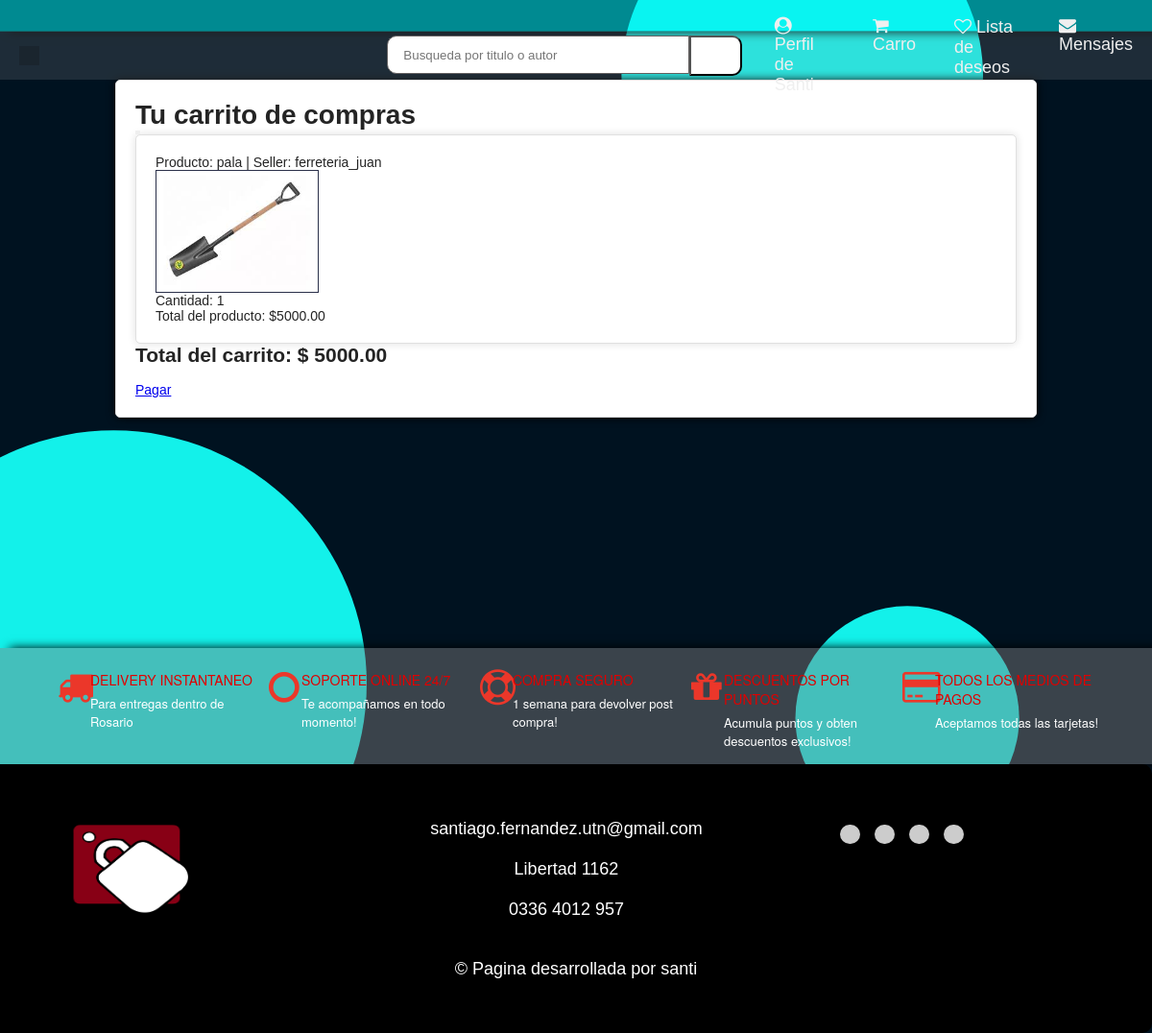
The app's page /cart/ (signed in) with its own data.
### clients/models.py (models this page shows)
class ClientModel(AbstractUser):
    cuit = models.CharField(max_length=11)
    business_line = models.CharField(choices=BusinessLineChoices.choices, max_length=128, default=BusinessLineChoices.OTROS.value)
    business_line_interes = models.CharField(choices=BusinessLineChoices.choices, max_length=128, default=BusinessLineChoices.OTROS.value)
    is_seller = models.BooleanField(default=False)
    is_buyer = models.BooleanField(default=True)
    state = models.CharField(max_length=128,blank = True, null = True)
    city = models.CharField(max_length=128,blank = True, null = True)
    postal_code = models.CharField(max_length = 4,blank = True, null = True)
    phone_number = models.CharField(max_length = 64)
    avatar = models.ImageField(upload_to="avatar", null = True, blank = True)

### cart/models.py (models this page shows, shortened)
class CartItem(models.Model):
    cart = models.ForeignKey(Cart, on_delete=models.CASCADE)
    product = models.ForeignKey(StockProduct, on_delete=models.CASCADE)
    quantity = models.PositiveIntegerField(default=1)
    @property
    def total_price(self):
        return self.quantity * self.product.price

class Cart(models.Model):
    user = models.ForeignKey(ClientModel, on_delete=models.CASCADE)
    created_at = models.DateTimeField(auto_now_add=True)
    update_at = models.DateTimeField(null=True)
    total_quantity = models.PositiveIntegerField(default=0)
    total_price = models.DecimalField(max_digits=10, decimal_places=2, default=0)

### stock/models.py (models this page shows)
class StockProduct(models.Model):
    user = models.ForeignKey(ClientModel,on_delete=models.CASCADE,limit_choices_to={'is_seller': True})#si se elimina un cliente, se eliminan los productos cargados por el
    business_line = models.CharField(choices=BusinessLineChoices.choices, max_length=128, default=BusinessLineChoices.OTROS.value)
    quantity_stock = models.PositiveIntegerField()
    price = models.DecimalField(max_digits=10, decimal_places=2)
    name_product = models.CharField(max_length=140)
    description = models.TextField(max_length=1200)
    imagen = models.ImageField(upload_to="productos", null = True)
    code_product = models.CharField(max_length=10,  primary_key=True)
    expiration = models.DateTimeField(null = True, default=None)
    class Meta:
        unique_together = ("user","code_product")#cualquier relacion entre cliente y codigo tiene que ser unica
    def __str__(self):
        return f"{self.name_product} | Seller:  {self.user} "

### cart/views.py (the view, shortened to what this page needs)
# urls.py: path('', CartView.as_view(), name='cart'),
class CartView(View):
    def __init__(self, **kwargs) -> None:
        self.template = loader.get_template("cart.html")
        super().__init__(**kwargs)
    def get(self, request):
        cart, _ = Cart.objects.get_or_create(user=request.user)
        context = {
            'cart': cart,
        }
        if request.GET.get("route")== "checkout":
            self.template = loader.get_template("checkout.html")
            context["form"] =  CheckoutForm #punto de teoria, como pasar un formulario como contexto
        return render(request, self.template.template.name, context)

### templates/cart.html (shortened to what this page needs)
{% extends "home.html" %}
{% block content %}
<div class="cart">
    <h1>Tu carrito de compras</h1>
    <form action="{% url 'cart' %}" method="POST">
        <button type="submit" name="clear_cart"></button>
    </form>
    {% for item in cart.cartitem_set.all %}
    <div class="cart-item">
    <p>Producto: {{ item.product }}</p>
    <img class="product-img" src="{{ item.product.imagen.url }}">
    <p>Cantidad: {{ item.quantity }}</p>
    <p>Total del producto: ${{ item.total_price }}</p>
    </div>
    {% endfor %}
    <h2>Total del carrito: $ {{ cart.total_price }}</h2>
    <br>
    <a href="?route=checkout" class="btn btn-primary">Pagar</a>
</div>
{% endblock %}

### templates/home.html (shortened to what this page needs)
<html>
  <head>
    {% load static %}
    <link rel="stylesheet" href="https://cdnjs.cloudflare.com/ajax/libs/font-awesome/4.7.0/css/font-awesome.min.css">
    <link rel="stylesheet" href="{% static 'css/home.css' %}" type="text/css" />
    <link rel="stylesheet" href="{% static 'css/user.css' %}" type="text/css" />
    <link rel="stylesheet" href="{% static 'css/cart.css' %}" type="text/css" />
    <link rel="stylesheet" href="{% static 'css/signup.css' %}" type="text/css" />
    <link rel="stylesheet" href="{% static 'css/publication.css' %}" type="text/css" />
    <link rel="stylesheet" href="{% static 'css/chat.css' %}" type="text/css" />
    <link rel="stylesheet" href="{% static 'css/payment.css' %}" type="text/css" />
    <link rel="stylesheet" href="{% static 'css/products.css' %}" type="text/css" />
    {% load humanize %}
  </head>
  <body>
    <div class="width-100 top-header">
      <div class="container-word">
        <div class="word-slide">
        </div>
      </div>
    </div>
    <div class="nav">
      <div class="nav-header">
        <div class="nav-title">
            <a href="/web/"><button type="button"class="icon-button-nav"id="python-button" data-lang="python">
              </button></a>
        </div>
      </div>
      <div class="width-50">
        <input class="search-textbox" type="text"
          Placeholder="Busqueda por titulo o autor">
        <button class="search-button">
        </button>
      </div>
      <div class="nav-links">
          {% if user.is_authenticated %}
            <a href="/user/"><i class="fa fa-user-circle" aria-hidden="true"></i> Perfil de {{ user.username |capfirst }}</a>
            <a href="{%url 'cart'%}"><i class="fa fa-shopping-cart" aria-hidden="true"></i> Carro
            </a>
            <a class="head1mr" href="#"><i class="fa fa-heart-o" aria-hidden="true"></i> Lista de deseos </a>
            <a href="{%url 'chat' %}"><i class="fa fa-envelope"></i> Mensajes</a>
          {% else %}
            <a href="/login/"><i class="fa fa-user-circle-o" aria-hidden="true"></i> Iniciar sesion </a>
          {% endif %}
      </div>
  </div>
    {% block content %}
    {% endblock content %}
    <div class="width-100 margin-top-50 feature-sect">
      <div class="container">
        <div class="width-20 featured-padding">
          <div class="featured-border">
            <div class="width-20 featured-content">
              <i class="fa fa-truck" aria-hidden="true"></i>
            </div>
            <div
              class="width-80 featured-content margin-top-8">
              <h4>Delivery Instantaneo</h4>
              <p>Para entregas dentro de Rosario</p>
            </div>
          </div>
        </div>
        <div class="width-20">
          <div class="featured-border">
            <div class="featured-bord">
              <div class="width-20 featured-content">
                <i class="fa fa-circle-o"
                  aria-hidden="true"></i>
              </div>
              <div
                class="width-80 featured-content margin-top-8">
                <h4>Soporte Online 24/7</h4>
                <p>Te acompañamos en todo momento! </p>
              </div>
            </div>
          </div>
        </div>
        <div class="width-20">
          <div class="featured-border">
            <div class="width-20 featured-content">
              <i class="fa fa-life-ring"
                aria-hidden="true"></i>
            </div>
            <div
              class="width-80 featured-content margin-top-8">
              <h4>Compra seguro</h4>
              <p>1 semana para devolver post compra!</p>
            </div>
          </div>
        </div>
        <div class="width-20">
          <div class="featured-border">
            <div class="width-20 featured-content">
              <i class="fa fa-gift" aria-hidden="true"></i>
            </div>
            <div
              class="width-80 featured-content margin-top-8">
              <h4>Descuentos por puntos</h4>
              <p>Acumula puntos y obten descuentos
                exclusivos!</p>
            </div>
          </div>
        </div>
        <div class="width-20">
          <div class="featured-border">
            <div class="width-20 featured-content">
              <i class="fa fa-credit-card"
                aria-hidden="true"></i>
            </div>
            <div
              class="width-80 featured-content margin-top-8">
              <h4>Todos los medios de pagos</h4>
              <p>Aceptamos todas las tarjetas!</p>
            </div>
          </div>
        </div>
      </div>
    </div>
    <footer class="footer">
      <div class="container">
        <div class="footer-content">
          <div class="footer-logo">
            <img src="{% static 'img/LOGOVECTORIZADOPNG.png' %}" class="logo-img" alt="[Logotipo]">
          </div>
          <div class="footer-links">
            <ul class="footer-menu">
              <li><a href="#">santiago.fernandez.utn@gmail.com</a></li><br><br>
              <li><a href="#">Libertad 1162</a></li><br><br>
              <li><a href="#">0336 4012 957</a></li><br><br>
            </ul>
          </div>
          <div class="footer-social">
            <ul class="social-icons">
              <li>
                <button type="button"
                  class="icon-button"
                  id="python-button" data-lang="python">
                  </button>
              </li>
              <li>
                <button type="button"
                  class="icon-button"
                  id="python-button" data-lang="python">
                  </button>
              </li>
              <li>
                <button type="button"
                  class="icon-button"
                  id="python-button" data-lang="python">
                  </button>
              </li>
              <li><button type="button"
                  class="icon-button"
                  id="python-button" data-lang="python">
                  </button>
              </li>
            </ul>
          </div>
        </div>
        <div class="footer-bottom">
          <p>&copy; Pagina desarrollada por santi</p>
        </div>
      </div>
    </footer>
  </body>
</html>

### static/css/home.css (style rules this page uses)
html, body { font-family: 'Martian Mono', monospace; font-family: 'Noto Serif Makasar', serif; font-family: 'Overlock SC', sans-serif; font-size: 14px; color: #242424; font-weight: 400; background-color: #06042000; background-image: url('../img/circle-scatter-haikei.svg'); background-attachment: fixed; background-size: cover; }
:root { --color1 : #00f8f886 ; --color2 : #ee7e4c ; --color3 : #83828272 ; --color4 : #000000 ; --color5 : #4c4949 ; }
html { -webkit-text-size-adjust: 100%; -ms-text-size-adjust: 100%; font-size: 10px; -webkit-tap-highlight-color: transparent }
* { margin: 0px; padding: 0px; -webkit-box-sizing: border-box; -moz-box-sizing: border-box; box-sizing: border-box; margin: 0; padding: 0; outline: 0 }
.container { width: 1150px; margin: 0px auto; display: table; }
.width-100 { width: 100%; float: left; background-color: var(--color3); box-shadow: #000000 10px 0px 10px; }
.width-50 { width: 50%; float: left; }
.width-80 { width: 80%; float: left; }
.width-20 { width: 20%; float: left; }
.word-slide { white-space: nowrap; overflow: hidden; }
.container-word { width: 100%; }
.top-header { background: var(--color1); padding: 8px 0px; border-bottom: 1px solid #3131315e; }
.search-textbox { padding-left: 16px; height: 40px; width: 80%; border: 1px solid #636060; border-radius: 10px 0px 0px 10px; float: left; }
.search-button { height: 42px; width: 55px; border-radius: 0px 10px 10px 0px; background: rgb(255, 255, 255); float: left; }
.logo-img { width: 160px; height: 100px; }
.product-img { max-width: 170px; max-height: 150px; border: #2b304a 1px solid; }
.featured-content i { font-size: 37px; padding: 7px 0 0 10px; color: #eb372a; }
.featured-content h4 { color: #e00000; font-size: 14px; margin: 0 0 5px; text-transform: uppercase; font-weight: 500; font-family: "Helvetica Neue", "Helvetica", "Arial", "sans-serif"; }
.featured-content p { font-size: 13px; color: #ffffff; font-family: "Helvetica Neue", "Helvetica", "Arial", "sans-serif"; }
.margin-top-8 { margin-top: 8px; }
.featured-border { width: 100%; float: left; padding: 15px 0px; }
.footer { font-size: 18px; width: 100%; height: 35vh; background-color:var(--color4); color: #fff; padding: 30px 0; border-radius: 0px 10px 10px 0px; position: relative; display: flex; align-items: center; justify-content: center; position:relative; left:0px; bottom:0px; }
.container { width: 100%; margin: 0 auto; padding: 0 50px; }
.footer-content { display: grid; grid-template-columns: 25% 50% 25%; }
.footer-menu { list-style: none; padding: 0; margin: 0; text-align: center; }
.footer-menu li { display: inline-block; margin-right: 20px; }
.footer-menu a { color: #fff; text-decoration: none; }
.social-icons { list-style: none; padding: 0; margin: 0; }
.icon-button { background-color: #ccc; border: 1px; border-radius: 100px; border-color: rgb(7, 7, 7); padding: 10px; cursor: pointer; font-size: 10px; transition: background-color 0.5s ease; }
.icon-button-nav { background-color: #0b060629; border: 1px; border-color: rgb(7, 7, 7); padding: 10px; cursor: pointer; font-size: 10px; }
.social-icons li { display: inline-block; margin-right: 10px; }
.social-icons li:last-child { margin-right: 0; }
.footer-bottom { margin-top: 20px; text-align: center; }
.footer-bottom p { margin: 0; }
.nav { height: 50px; width: 100%; padding: 0 10px; display: flex; align-items: center; justify-content: space-between; background-color: #9d9d9d30; position: relative; }
.nav .nav-header { width: 50%; display: inline; }
.nav .nav-header .nav-title { display: inline-block; font-size: 22px; color: #fff; padding: 10px; }
.nav .nav-links { width: 50%; display: inline-flex; justify-content: flex-end; column-gap: 20px; font-size: 18px; border: none; border-radius: 0 0 10px 10px; }
.nav .nav-links a { display: inline-block; padding: 10px 10px; text-decoration: none; color: #efefef; }

### static/css/cart.css (style rules this page uses)
.cart { margin-bottom: 20%; margin-left: 10%; margin-right: 10%; padding: 20px; border: 1px solid #e0e0e0; border-radius: 5px; background-color: #fff; box-shadow: 0 0 10px #000000; }
.cart-item { padding: 20px; border: 1px solid #e0e0e0; border-radius: 5px; background-color: #fff; box-shadow: 0 0 10px #e0e0e0; }

### records on screen
ClientModel: username "Santi"
CartItem: product "pala | Seller: ferreteria_juan", product.imagen (picture), quantity "1", total_price "5000.00"
Cart: total_price "5000.00"
